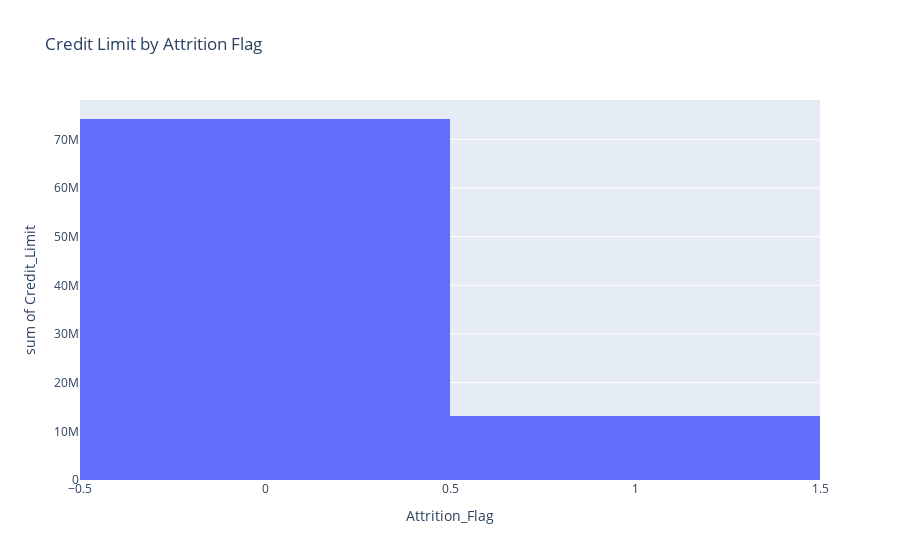

Write notebook code for a chart like this one.
### Markdown cell above
### Relationship between Credit Limit and Attrition Flag

### Code cell
fig = px.histogram(data, x='Attrition_Flag', y='Credit_Limit', title='Credit Limit by Attrition Flag')
fig.show()

### Figure 1 — Plotly figure (JSON) as saved in the notebook; plotly's stock layout.template omitted (floating-point values rounded to 4 significant figures; data arrays with more than 128 entries replaced by an {"elided": "..."} marker saying what was removed)
{"data": [{"bingroup": "x", "histfunc": "sum", "hovertemplate": "Attrition_Flag=%{x}<br>sum of Credit_Limit=%{y}<extra></extra>", "legendgroup": "", "marker": {"color": "#636efa", "pattern": {"shape": ""}}, "name": "", "orientation": "v", "showlegend": false, "type": "histogram", "x": {"elided": "10127 int values"}, "xaxis": "x", "y": {"elided": "10127 float values"}, "yaxis": "y"}], "layout": {"barmode": "relative", "legend": {"tracegroupgap": 0}, "title": {"text": "Credit Limit by Attrition Flag"}, "xaxis": {"anchor": "y", "domain": [0, 1], "title": {"text": "Attrition_Flag"}}, "yaxis": {"anchor": "x", "domain": [0, 1], "title": {"text": "sum of Credit_Limit"}}}}
